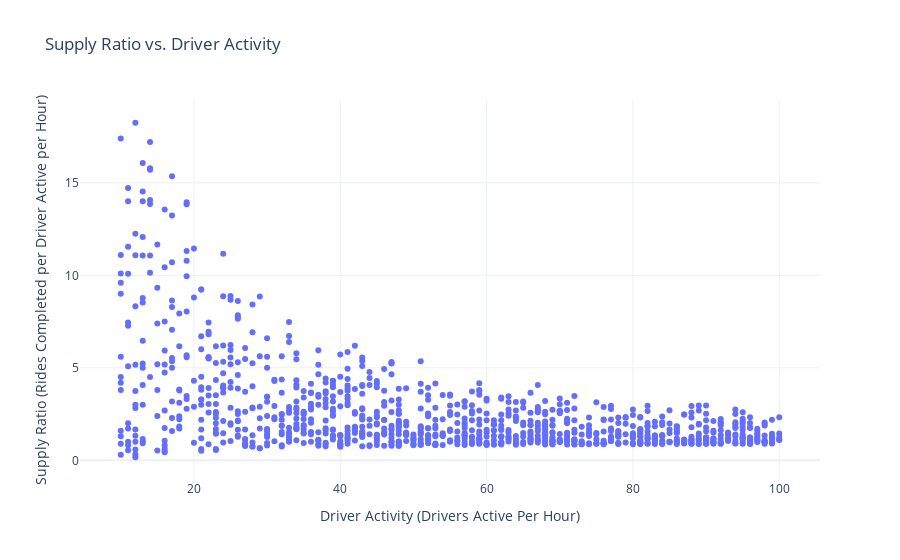

Notebook code for this chart:
### Code cell
fig = go.Figure()
fig.add_trace(go.Scatter(x=data['Drivers Active Per Hour'], 
                         y=data['Supply Ratio'], mode='markers')) #trace same as data plot
fig.update_layout(
    title='Supply Ratio vs. Driver Activity',
    xaxis_title='Driver Activity (Drivers Active Per Hour)',
    yaxis_title='Supply Ratio (Rides Completed per Driver Active per Hour)'
)
fig.show()

### Figure 1 — Plotly figure (JSON) as saved in the notebook; plotly's stock layout.template omitted (floating-point values rounded to 4 significant figures; data arrays with more than 128 entries replaced by an {"elided": "..."} marker saying what was removed)
{"data": [{"mode": "markers", "type": "scatter", "x": {"elided": "1045 int values"}, "y": {"elided": "1045 float values"}}], "layout": {"title": {"text": "Supply Ratio vs. Driver Activity"}, "xaxis": {"title": {"text": "Driver Activity (Drivers Active Per Hour)"}}, "yaxis": {"title": {"text": "Supply Ratio (Rides Completed per Driver Active per Hour)"}}}}
